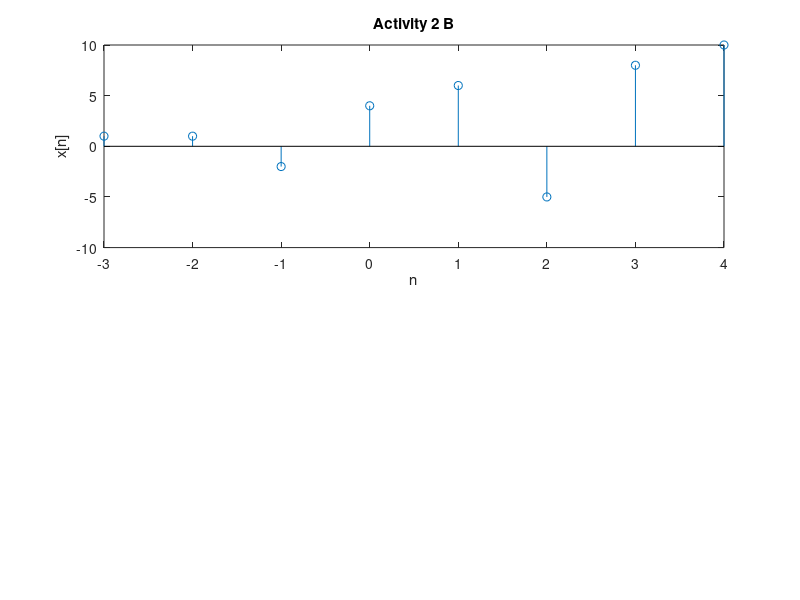

MATLAB code for this plot: (Note: this script raises an error after producing the figure.)
clc;
clear all;
n=-3:4;
x=[1,1,-2,4,6,-5,8,10];
x0=x;
subplot(2,1,1);
stem(n,x0);
xlabel('n');
ylabel('x[n]');
title('Activity 2 B');
[y,m]=sigfold(x,n)
[y1,m1]=sigshift(y,m,2);

subplot(2,1,2);
stem(m1,y1);
xlabel('n');
ylabel('x[n]');
